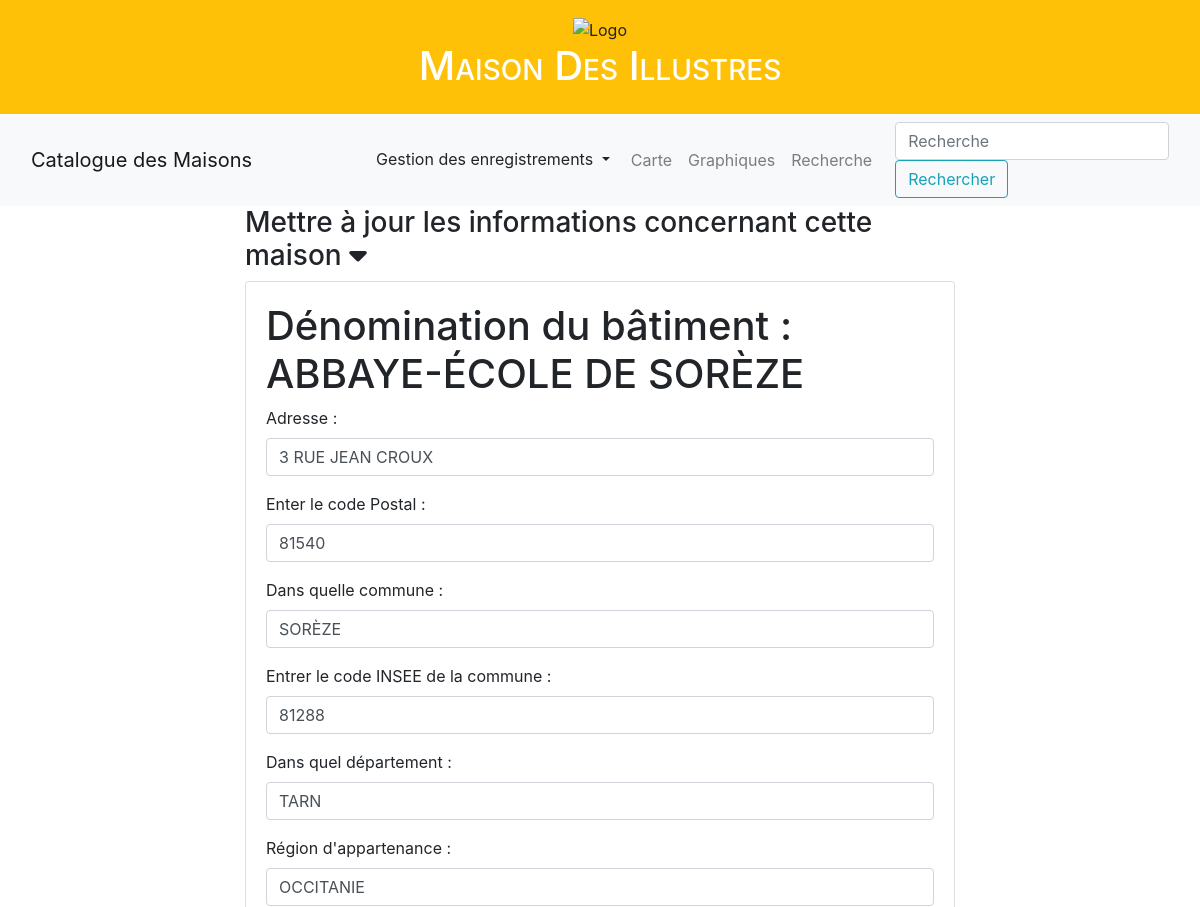
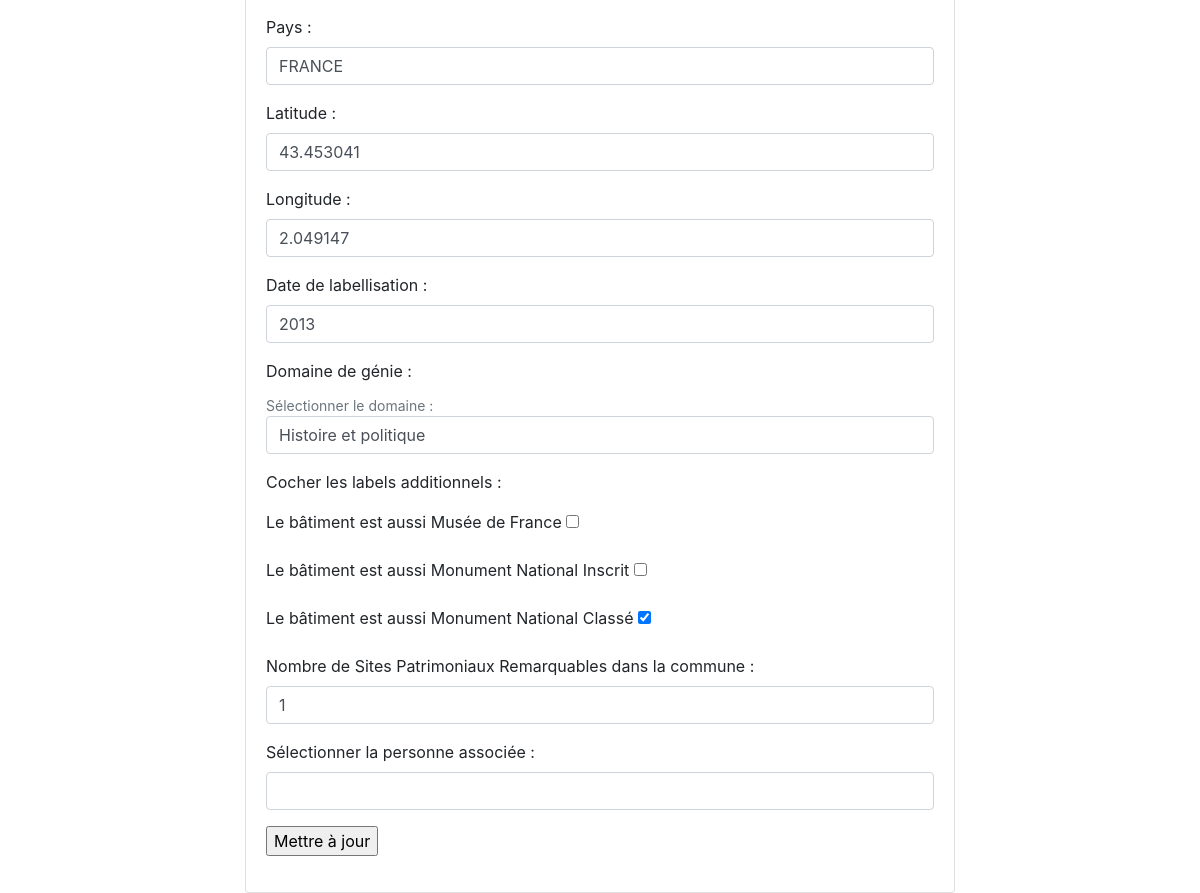
The page /update/maisons/ABBAYE-ÉCOLE DE SORÈZE on the database its author committed (2 pictures, top to bottom).
### appli/app/models/data.py (models this page shows, shortened)
class Maisons(db.Model):
    __tablename__ = "maisons"
    id = db.Column(db.String(500), primary_key=True)
    denomination = db.Column(db.String(45))
    code_postal = db.Column(db.String(5))
    dpmt = db.Column(db.String(45))
    region = db.Column(db.String(45))
    adresse = db.Column(db.String(45))
    commune = db.Column(db.String(45))
    code_INSEE = db.Column(db.String(5))
    pays = db.Column(db.String(45))
    date_label = db.Column(db.Integer)
    latitude = db.Column(db.Float)
    longitude = db.Column(db.Float)
    museeFrance = db.Column(db.Boolean)
    monumentsInscrits = db.Column(db.Boolean)
    monumentsClasses = db.Column(db.Boolean)
    nombreSPR = db.Column(db.Integer, nullable=True)
    type = db.Column(db.Enum(Domaine))
    idWikidata = db.Column(
        db.String(20),
        db.ForeignKey('personnes.idWikidata'))
    @staticmethod
    def get_distinct_regions():
        distinct_regions = db.session.query(Maisons.region.distinct()).all()
        return [region[0] for region in distinct_regions]

### appli/app/routes/update.py (the view)
@app.route("/update/maisons/<string:nom_maison>", methods=['GET', 'POST'])
def update_maisons(nom_maison):
    distinct_regions = Maisons.get_distinct_regions()
    maison= Maisons.query.filter(Maisons.denomination == nom_maison).first()
    personne = Personnes.query.filter(Personnes.idWikidata == str(maison.idWikidata)).first()
    form = UpdateMaisons()
    form.denomination.data = maison.denomination
    form.code_postal.data = maison.code_postal
    form.adresse.data = maison.adresse
    form.commune.data = maison.commune
    form.dpmt.data = maison.dpmt
    form.region.data = maison.region
    form.code_INSEE.data = maison.code_INSEE
    form.pays.data = maison.pays
    form.date_label.data = maison.date_label
    form.latitude.data = maison.latitude
    form.longitude.data = maison.longitude
    form.museeFrance.data = maison.museeFrance
    form.monumentsInscrits.data = maison.monumentsInscrits
    form.monumentsClasses.data = maison.monumentsClasses
    form.nombreSPR.data = maison.nombreSPR
    form.type.data = maison.type.value if maison.type else ''
    form.nomIllustre.data = personne.nomIllustre if personne else ''
    form.nomIllustre.choices = [('','')] + [(personnes.nomIllustre, personnes.nomIllustre) for personnes in Personnes.query.order_by(Personnes.nomIllustre).all()]
    form.region.choices = [('','')] + [(region, region) for region in distinct_regions]
    form.type.choices = [('','')] + [(domaine.value, domaine.value) for domaine in Domaine]
    print("Formulaire est-il valide ?", form.validate_on_submit())
    if not form.validate_on_submit():
       app.logger.error("Erreurs de validation du formulaire : %s", form.errors)
    try:
        if form.validate_on_submit():
            adresse =  clean_arg(request.form.get("adresse", None))
            commune =  clean_arg(request.form.get("commune", None))
            code_postal =  clean_arg(request.form.get("code_postal", None))
            code_INSEE =  clean_arg(request.form.get("code_INSEE", None))
            dpmt =  clean_arg(request.form.get("dpmt", None))
            region =  clean_arg(request.form.get("region", None))
            pays =  clean_arg(request.form.get("pays", None))
            latitude =  clean_arg(request.form.get("latitude", None))
            longitude =  clean_arg(request.form.get("longitude", None))
            date_label =  clean_arg(request.form.get("date_label", None))
            type =  clean_arg(request.form.get("type", None))
            museeFrance =  clean_arg(request.form.get("museeFrance", None))
            monumentsInscrits =  clean_arg(request.form.get("monumentsInscrits", None))
            monumentsClasses =  clean_arg(request.form.get("monumentsClasses", None))
            nombreSPR =  clean_arg(request.form.get("nombreSPR", None))
            nomIllustre = clean_arg(request.form.get("nomIllustre", None))
            if maison:
                print(maison)
                maison.adresse = adresse
                maison.commune = commune
                maison.code_postal = code_postal
                maison.code_INSEE = code_INSEE
                maison.dpmt = dpmt
                maison.region = region
                maison.pays = pays
                maison.latitude = latitude
                maison.longitude = longitude
                maison.date_label = date_label
                maison.type = Domaine.obtenir_clef(type)
                maison.museeFrance = True if museeFrance == 'y' else False
                maison.monumentsInscrits = True if monumentsInscrits == 'y' else False
                maison.monumentsClasses = True if monumentsClasses == 'y' else False
                maison.nombreSPR = nombreSPR #if nombreSPR else None
                if nomIllustre is not None:
                    print("je détecte quelque chose")
                    pers_a_lier = Personnes.query.filter(Personnes.nomIllustre == nomIllustre).first()
                    maison.idWikidata = pers_a_lier.idWikidata
                else :
                    print("je ne détecte rien")
                    maison.idWikidata = None
                db.session.commit()
                print("mise à jour effectuée")
                return redirect(url_for('info_maisons', nom_maisons=nom_maison))
            else:
                print("Aucun information sur cette maison.")
    except Exception as e:
        print(f"Une erreur s'est produite : {str(e)}")
        db.session.rollback()
    return render_template("pages/update_maisons.html",
            sous_titre= "Update maisons",
            form=form,
            donnees=maison)

### appli/app/templates/pages/update_maisons.html
{% extends "partials/conteneur.html" %}
{% block body %}
<div class="container">
    <div class="row">
        <div class="col-sm-2"></div>
        <div class="col-sm-8">
            <h3 data-toggle="collapse" data-target="#collapseExample" aria-expanded="false"
                aria-controls="collapseExample">
                Mettre à jour les informations concernant cette maison <i class="fa-solid fa-caret-down"></i>
        </h3>
            <div class="collapse show" id="collapseExample">
                <div class="card card-body">
                    {% include "partials/formulaires/update_maison.html" %}
                </div>
            </div>
        </div>
        <div class="col-sm-2"></div>
    </div>
</div>
{% endblock %}

### appli/app/templates/partials/formulaires/update_maison.html (shortened to what this page needs)
<form action="{{url_for('update_maisons', nom_maison=donnees.denomination)}}" method="POST" name="update_maisons">
{%if donnees%}
    <div>
       <h1>Dénomination du bâtiment :
        {{donnees.denomination}}</h1>
    </div>
    <div class="form-group">
        <label for="adresse">Adresse : </label>
        {{ form.adresse(class_="form-control") }}
    </div>
    <div class="form-group">
        <label for="code_postal">Enter le code Postal : </label>
        {{ form.code_postal(class_="form-control") }}
    </div>
    <div class="form-group">
        <label for="commune">Dans quelle commune : </label>
        {{ form.commune(class_="form-control") }}
    </div>
    <div class="form-group">
        <label for="code_INSEE">Entrer le code INSEE de la commune : </label>
        {{ form.code_INSEE(class_="form-control") }}
    </div>
    <div class="form-group">
        <label for="dpmt">Dans quel département : </label>
        {{ form.dpmt(class_="form-control") }}
    </div>
    <div class="form-group">
        <label for="region">Région d'appartenance : </label>
        {{ form.region(class_="form-control") }}
    </div>
    <div class="form-group">
        <label for="pays">Pays : </label>
        {{ form.pays(class_="form-control") }}
    </div>
    <div class="form-group">
        <label for="latitude">Latitude : </label>
        {{ form.latitude(class_="form-control") }}
    </div>
    <div class="form-group">
        <label for="longitude">Longitude : </label>
        {{ form.longitude(class_="form-control") }}
    </div>
    <div class="form-group">
        <label for="date_label">Date de labellisation : </label>
        {{ form.date_label(class_="form-control") }}
    </div>
    <div class="form-group">
        <label for="type">Domaine de génie : </label>
        <small id="type" class="form-text text-muted">Sélectionner le domaine : </small>
        {{ form.type(class_="form-control") }}
    </div>
    <div class="form-group">
        <p>Cocher les labels additionnels : </p>
        <label for="musee_france">Le bâtiment est aussi Musée de France </label>
        {{ form.museeFrance() }}
    </div>
    <div class="form-group">
        <label for="monuments_inscrit">Le bâtiment est aussi Monument National Inscrit </label>
        {{ form.monumentsInscrits() }}
    </div>
    <div class="form-group">
        <label for="monuments_classes">Le bâtiment est aussi Monument National Classé </label>
        {{ form.monumentsClasses() }}
    </div>
    <div class="form-group">
        <label for="nombre_SPR">Nombre de Sites Patrimoniaux Remarquables dans la commune : </label>
        {{ form.nombreSPR(class_="form-control") }}
    </div>
    <div class="form-group">
        <label for="nomIllustre">Sélectionner la personne associée : </label>
        {{ form.nomIllustre(class_="form-control") }}
    </div>
    {%endif%}
    <p><input type="submit" value="Mettre à jour"></p>
</form>

### rows shown on the page
Maisons: denomination "ABBAYE-ÉCOLE DE SORÈZE", adresse "3 RUE JEAN CROUX", code_postal "81540", commune "SORÈZE", code_INSEE "81288", dpmt "TARN", region "OCCITANIE", pays "FRANCE", latitude "43.453041", longitude "2.049147", date_label "2013", type "Histoire et politique", monumentsClasses "☑", nombreSPR "1"
